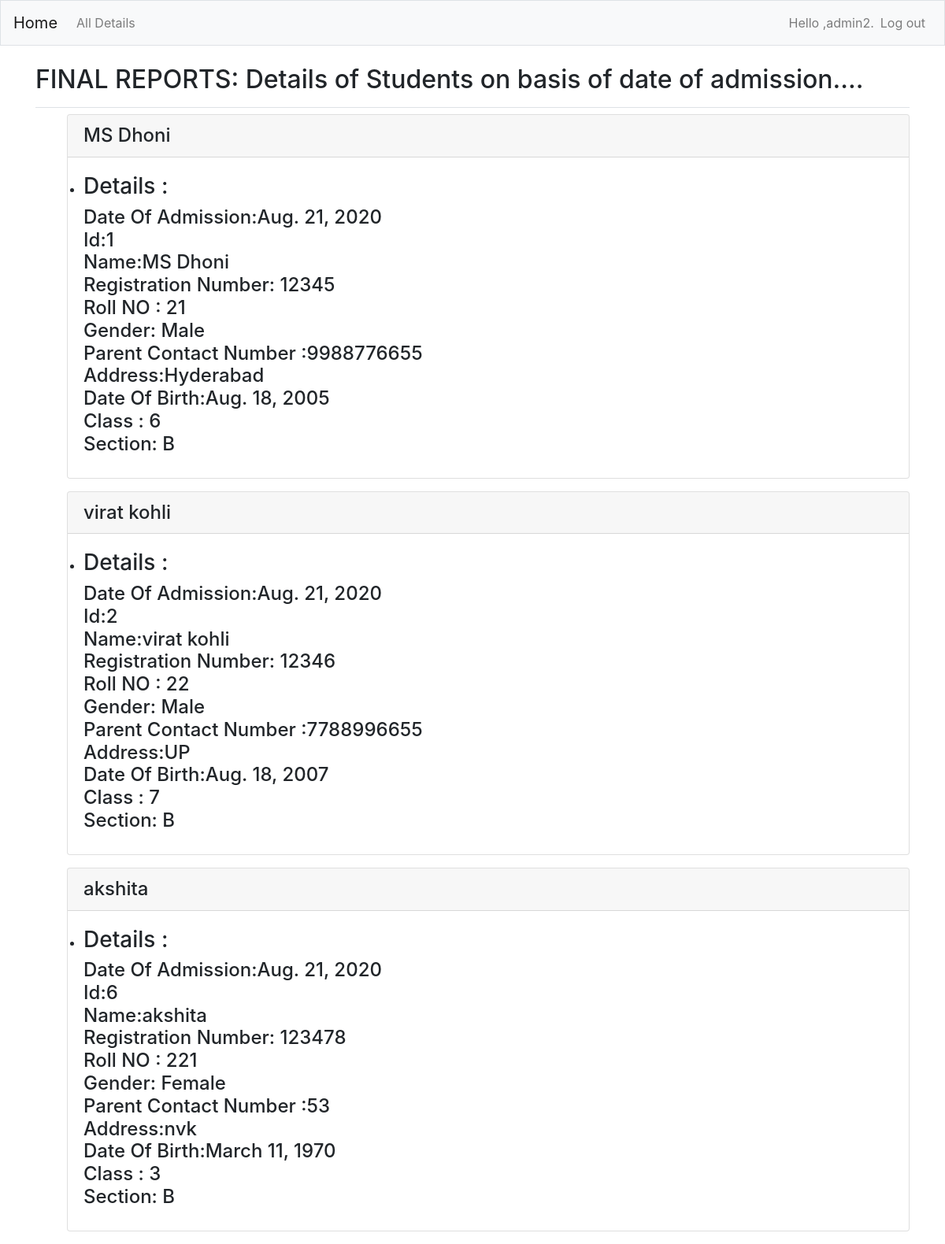
Page /detaildoa (signed in) on the committed database.
### case2/models.py (models this page shows)
class Student(models.Model):
    id=models.AutoField(primary_key=True)
    registrationno=models.CharField(max_length=10)
    rollno=models.IntegerField()
    name=models.CharField(max_length=200)
    gender=models.CharField(max_length=100)
    address=models.TextField()
    parentcontactno=models.IntegerField()
    DOA=models.DateField()
    DOB=models.DateField()
    classname=models.CharField(max_length=100)
    Section=models.CharField(max_length=100)
    owner = models.ForeignKey(User,on_delete=models.CASCADE)
    class Meta:
        verbose_name_plural='Students'
    def __str__(self):
        return self.name

### case2/views.py (the view)
# urls.py: path('detaildoa',views.detaildoa,name='detaildoa'),
@login_required
def detaildoa(request):
    staff= Student.objects.order_by('DOA')
    return render(request,'detaildoa.html',{'Students':staff})

### case2/templates/detaildoa.html
{% extends 'staff_templates/base.html' %}
{% load bootstrap4 %}
{% block page_header %}
<h2>FINAL REPORTS: Details of Students on basis of date of admission....</h2>
{% endblock page_header %}
{% block content %}
<div>
   {% if Students %}
      <ul>
         {% for student in Students %}
         <div class="card mb-3">
            <h4 class="card-header">
                {{student}}
            </h4>
            <div class="card-body">
               <li>
                  <h3>Details : <br>
                  </h3>
                  <h4>
                     Date Of Admission:{{student.DOA}}<br>
                   Id:{{student.id}}<br>
                   Name:{{ student.name }}<br>
                   Registration Number: {{student.registrationno}}<br>
                   Roll NO : {{student.rollno}}<br>
                   Gender: {{student.gender}}<br>
                   Parent Contact Number :{{student.parentcontactno}}<br>
                   Address:{{student.address}}<br>
                   Date Of Birth:{{student.DOB}}<br>
                   Class : {{student.classname}}<br>
                   Section: {{student.Section}}<br>
                   </h4>
                     </li>
            </div>
        </div>
      {% endfor %}
      </ul>
   {% endif %}
   </div>
{% endblock content %}

### case2/templates/staff_templates/base.html (shortened to what this page needs)
{% load bootstrap4 %}
<!DOCTYPE html>
<html lang="en">
<head>
   {% bootstrap_css %}
</head>
<body>
   <nav class="navbar navbar-expand-md navbar-light bg-light mb-4 border">
      <a class="navbar-brand" href="{% url 'index' %}">Home</a>
      <div class="collapse navbar-collapse" id="navbarCollapse">
         <ul class="navbar-nav mr-auto">
            <li class="nav-item">
               <a class="nav-link" href="{% url 'one' %}">All Details</a></li>
         </ul>
         <ul class="navbar-nav ml-auto">
            {% if user.is_authenticated %}
            <li class="nav-item">
               <span class="navbar-text"> Hello ,{{user.username}}.</span>
            </li>
            <li class="nav-item">
               <a class="nav-link" href="{% url 'users:logout' %}?next=/logoutpage">Log out</a>
            </li>
            {% endif %}
         </ul>
         </div>
   </nav>
   <main role="main" class="container">
      <div class ='pb-2 mb-2 border-bottom'>
         {% block page_header %}{% endblock page_header %}
      </div>
      <div>
         {% block content %}{% endblock content %}
      </div>
   </main>
</body>
</html>

### rows in the picture
Student: name "MS Dhoni", DOA "Aug. 21, 2020", id "1", registrationno "12345", rollno "21", gender "Male", parentcontactno "9988776655", address "Hyderabad", DOB "Aug. 18, 2005", classname "6", Section "B"
Student: name "virat kohli", DOA "Aug. 21, 2020", id "2", registrationno "12346", rollno "22", gender "Male", parentcontactno "7788996655", address "UP", DOB "Aug. 18, 2007", classname "7", Section "B"
Student: name "akshita", DOA "Aug. 21, 2020", id "6", registrationno "123478", rollno "221", gender "Female", parentcontactno "53", address "nvk", DOB "March 11, 1970", classname "3", Section "B"

### other values in the picture
{{ user.username }} "admin2"
